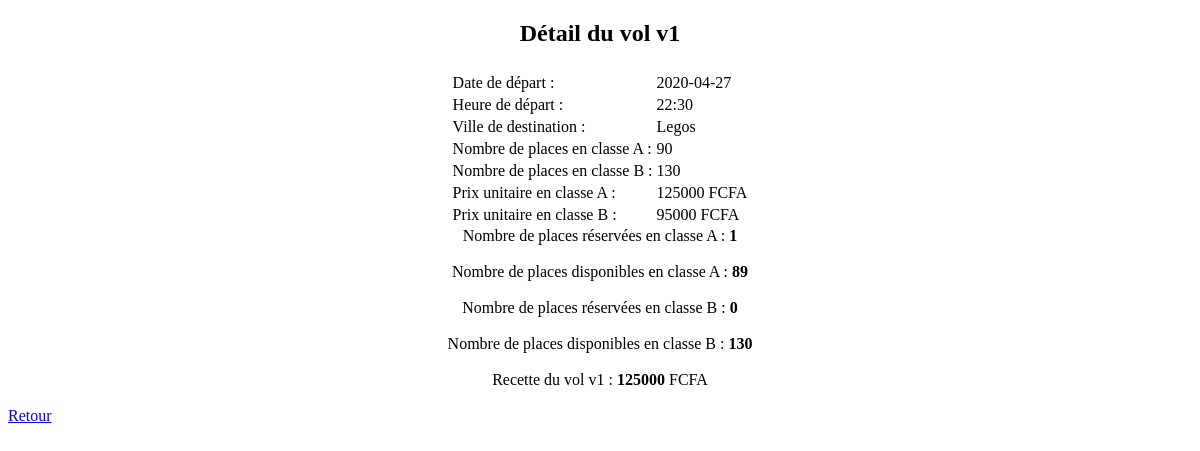
Page /detail.php?Matricule=v1 on the committed database.
### tables this page shows
CREATE TABLE IF NOT EXISTS `vol` (
  `codevol` varchar(20) NOT NULL,
  `date_depart` varchar(20) NOT NULL,
  `heure_depart` varchar(20) NOT NULL,
  `destination` varchar(100) NOT NULL,
  `nb_classa` smallint(6) NOT NULL,
  `nb_classb` smallint(6) NOT NULL,
  `prix_classa` int(11) NOT NULL,
  `prix_classb` int(11) NOT NULL,
  PRIMARY KEY (`codevol`)
);

### detail.php (the view, shortened to what this page needs)
<?php
$servername = "localhost";
$username = "root";
$password = "";
$dbname = "aerobase";
$conn = mysqli_connect($servername, $username, $password, $dbname);
?>
<?php
@$mat=$_GET['Matricule'];
$sql="select * from vol where codevol='$mat'";
$exe=mysqli_query($conn,$sql);
$result=mysqli_fetch_assoc($exe);
?>
<!DOCTYPE html>
<html>
<head>
	<link rel="stylesheet" type="text/css" href="mystyle.css">
</head>
<body>
<div align="center" >
<h2 align="center">Détail du vol<?php echo" $mat";?></h2>
  <form action="modif.php" method="POST" >
  <table align="center" class="detailtab">
   <tr><td></td><td><input type="hidden" name="" value=" <?php print $mat;?>"></td></tr>
   <tr><td>Date de départ :</td><td><label><?php print ($result['date_depart']); ?></label></td></tr>
   <tr><td>Heure de départ :</td><td><label><?php print ($result['heure_depart']); ?></label></td></tr>
   <tr><td>Ville de destination :</td><td><label><?php print ($result['destination']); ?></label></td></tr>
   <tr><td>Nombre de places en classe A :</td><td><label><?php print ($result['nb_classa']); ?></label></td></tr>
   <tr><td>Nombre de places en classe B :</td><td><label><?php print ($result['nb_classb']); ?></label></td></tr>
   <tr><td>Prix unitaire en classe A :</td><td><label><?php print ($result['prix_classa']); ?> FCFA</label></td></tr>
   <tr><td>Prix unitaire en classe B :</td><td><label><?php print ($result['prix_classb']); ?> FCFA</label></td></tr>
  </table>
  </form>
  <?php
       $sql2=mysqli_query($conn,"select count(*)as nbre from passager where choix_class='classe A' and code_vol='$mat' ");
  if($resul=mysqli_fetch_assoc($sql2)){
   $nb=$resul['nbre'];
  echo "Nombre de places réservées en classe A  :<b> $nb </b>";
  }
  ?>
  <?php
   $sql3=mysqli_query($conn,"select nb_classa from vol where codevol='$mat'");
  if($resul2=mysqli_fetch_assoc($sql3)){
   $nb_classa=$resul2['nb_classa'];
   $dispo= $nb_classa-$nb;
   echo "<br><br>Nombre de places disponibles en classe A :<b> $dispo </b>";
  }
  ?>
   <?php
       $sql4=mysqli_query($conn,"select count(*)as nbre from passager where choix_class='classe B' and code_vol='$mat' ");
  if($resul3=mysqli_fetch_assoc($sql4)){
   $nb2=$resul3['nbre'];
  echo "<br><br>Nombre de places réservées en classe B  :<b> $nb2 </b>";
  }
  ?>
  <?php
   $sql5=mysqli_query($conn,"select nb_classb from vol where codevol='$mat'");
  if($resul4=mysqli_fetch_assoc($sql5)){
   $nb_classb=$resul4['nb_classb'];
   $dispo2= $nb_classb-$nb2;
   echo "<br><br>Nombre de places disponibles en classe B : <b>$dispo2</b> ";
  }
  ?>
  <?php
  $prixa=$result['prix_classa'];
  $rca=$nb*$prixa;
  $prixb=$result['prix_classb'];
  $rcb=$nb2*$prixb;
  $rc=$rca+$rcb;
    echo "<br><br>Recette du vol $mat :<b> $rc</b> FCFA";
  ?>
  </div><br>
  <a href="admin_page.php">Retour</a><br>
</body>
</html>

### rows in the picture
vol: date_depart "2020-04-27", heure_depart "22:30", destination "Legos", nb_classa "90", nb_classb "130", prix_classa "125000", prix_classb "95000"

### other values in the picture
$mat "v1"
$nb "1"
$dispo "89"
$nb2 "0"
$rc "125000"
